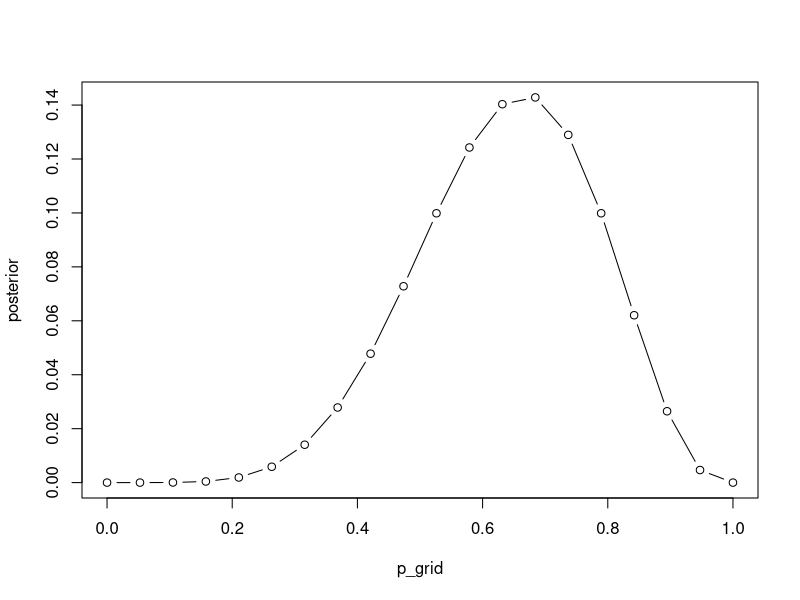

This figure's R source:
p_grid <- seq(from = 0, to = 1, length.out = 20)
prior <- rep(1, 20)

likelihood <- dbinom(6, size = 9, prob = p_grid)

unstd.posterior <- likelihood * prior

posterior <- unstd.posterior / sum (unstd.posterior)

plot(p_grid, posterior, type = "b")